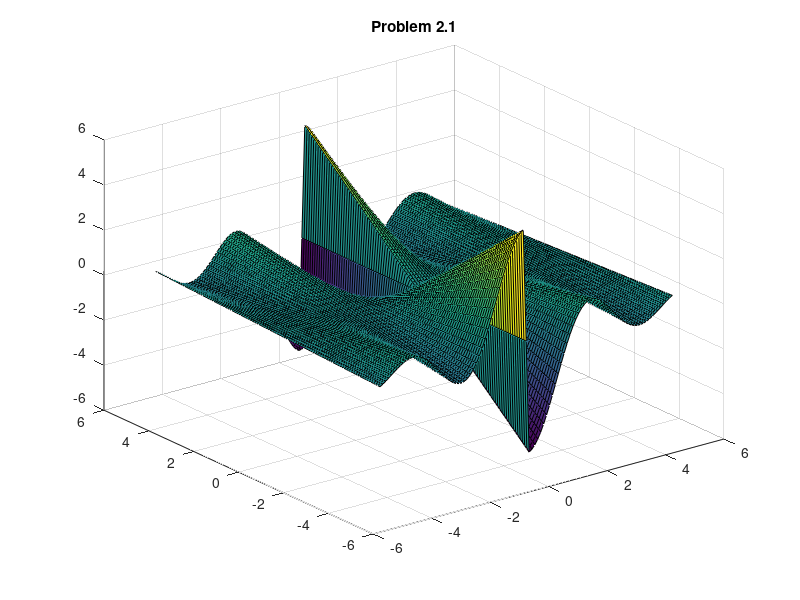
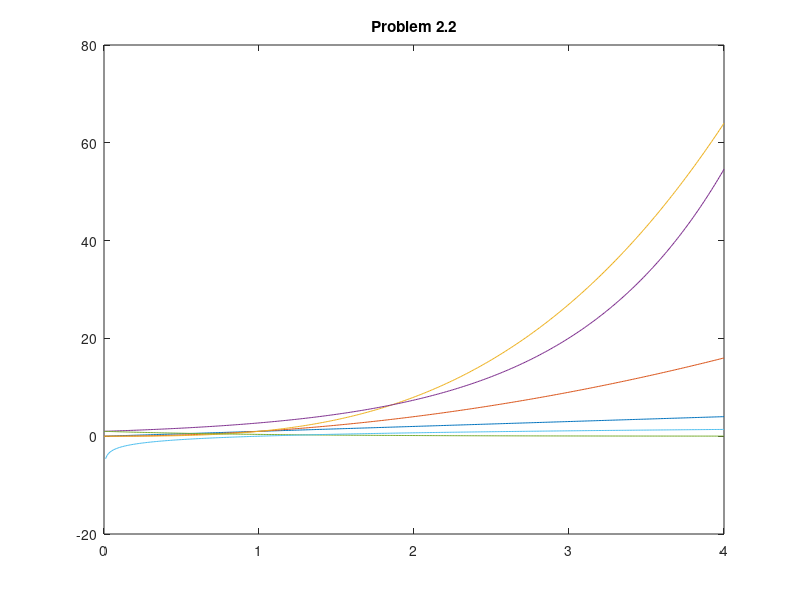
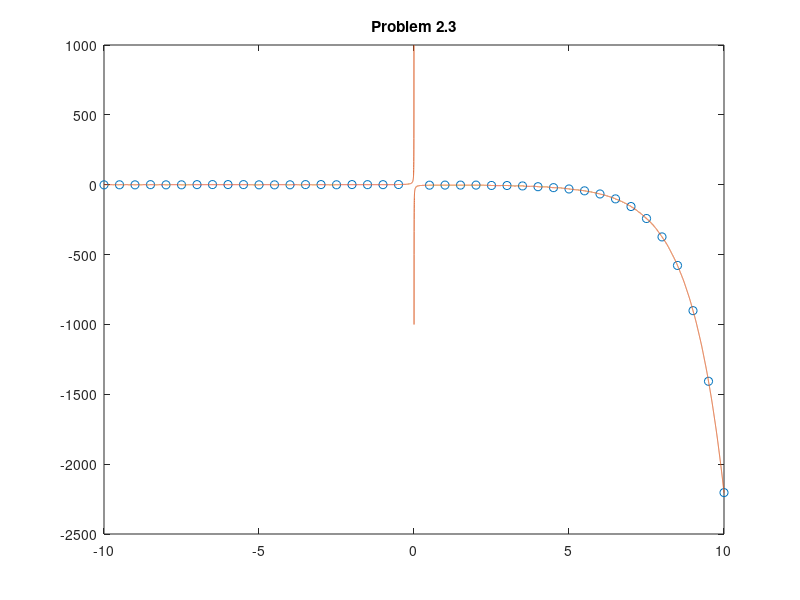
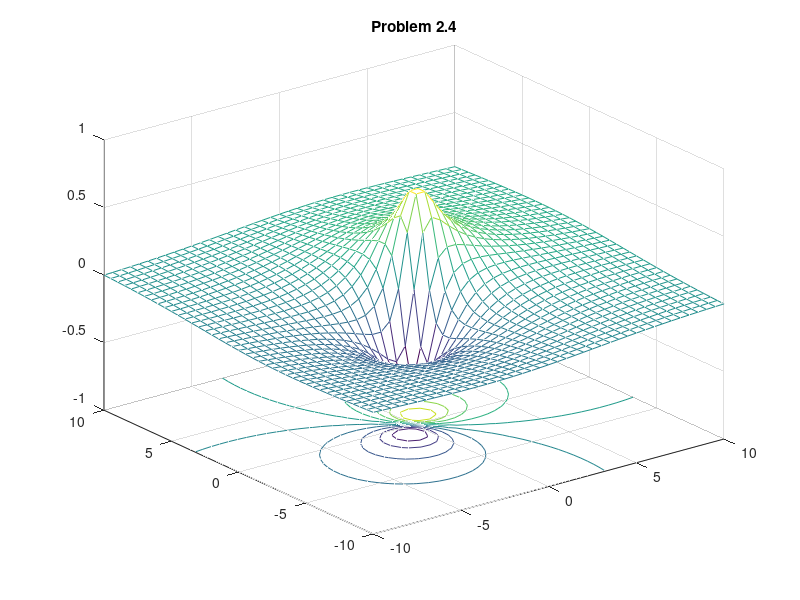

Recreate these plots in MATLAB, in order.
%%%%%%%%%%%%%%%%%%%%%%%%%%%
% Student Name: 蕭楚澔
% Student ID: 0716026
% Email address: bobhsiao.cs07@nycu.edu.tw
% Department: Computer Science, NYCU
% Date: 2022-3-2
%%%%%%%%%%%%%%%%%%%%%%%%%%%%

% problem 1.1
disp('Problem 1.1');
n = 10;
P = (-2*n):2:2*n

% problem 1.2
disp('Problem 1.2');
n = 10;
Q = meshgrid(1:n,1:n).^2

% problem 1.3
disp('Problem 1.3');
n = 10;
A = 1:n;
B = (-ones(1,n)).^(A+1);
R = B.*A

% problem 1.4
disp('Problem 1.4');
n = 10;
A = 1:n;
S = floor(A./2).*2+1

% problem 1.5
disp('Problem 1.5');
n = 10;
T = mod(-1:-1:-n,4)+1+(1:1:n)

% problem 2.1
r = 5;
[X,Y] = meshgrid(-r:0.1:r,-r:0.1:r);
Z = Y.*sin(X).*cos(X)./(abs(X)+eps);
figure
surf(X,Y,Z)
shading faceted
title('Problem 2.1')

% problem 2.2
X = 0:0.01:4;
e = exp(1);
y1 = X;
y2 = X.^2;
y3 = X.^3;
y4 = e.^X;
y5 = e.^-X;
y6 = log(X);
figure
plot(X,y1);
hold on; plot(X,y2);
hold on; plot(X,y3);
hold on; plot(X,y4);
hold on; plot(X,y5);
hold on; plot(X,y6);
title('Problem 2.2')

% problem 2.3
e = exp(1);
x1 = -10:0.5:10;
x2 = -10:0.001:10;
y1 = sin(x1)-x1;
z1 = sin(y1.^2)-(e.^x1./x1);
y2 = sin(x2)-x2;
z2 = sin(y2.^2)-(e.^x2./x2);
figure
plot(x1,z1,'o');
hold on; plot(x2,z2);
title('Problem 2.3')

% problem 2.4
[X,Y] = meshgrid(-10:0.5:10);
Z = (X+Y)./((X.^2)+(Y.^2)+1);
figure
meshc(X,Y,Z);
shading faceted
title('Problem 2.4');

% problem 2.5
e = exp(1);
X = -10:0.05:10;
y1 = 0.5+(X.*sin(X))./((X.^2).*(e.^sin(X))+1);
y2 = cos(X).^2+sin(X).^2;
figure
plot(X,y1);
hold on; plot(X,y2);
title('Problem 2.5');